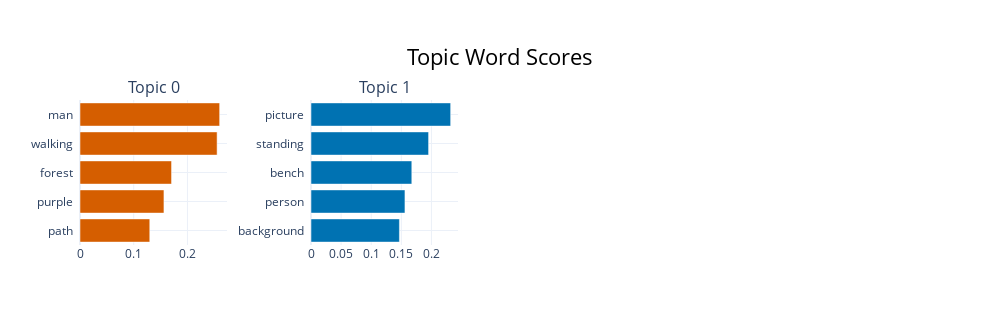

Notebook cell for this chart:
### Code cell
topic_model.visualize_barchart()

### Figure 1 — Plotly figure (JSON) as saved in the notebook; plotly's stock layout.template omitted (floating-point values rounded to 4 significant figures)
{"data": [{"marker": {"color": "#D55E00"}, "orientation": "h", "type": "bar", "x": [0.1299, 0.1562, 0.1704, 0.2552, 0.2599], "xaxis": "x", "y": ["path  ", "purple  ", "forest  ", "walking  ", "man  "], "yaxis": "y"}, {"marker": {"color": "#0072B2"}, "orientation": "h", "type": "bar", "x": [0.1468, 0.156, 0.1674, 0.1953, 0.2319], "xaxis": "x2", "y": ["background  ", "person  ", "bench  ", "standing  ", "picture  "], "yaxis": "y2"}], "layout": {"annotations": [{"font": {"size": 16}, "showarrow": false, "text": "Topic 0", "x": 0.0875, "xanchor": "center", "xref": "paper", "y": 1, "yanchor": "bottom", "yref": "paper"}, {"font": {"size": 16}, "showarrow": false, "text": "Topic 1", "x": 0.3625, "xanchor": "center", "xref": "paper", "y": 1, "yanchor": "bottom", "yref": "paper"}], "height": 325, "hoverlabel": {"bgcolor": "white", "font": {"family": "Rockwell", "size": 16}}, "showlegend": false, "title": {"font": {"color": "Black", "size": 22}, "text": "Topic Word Scores", "x": 0.5, "xanchor": "center", "yanchor": "top"}, "width": 1000, "xaxis": {"anchor": "y", "autorange": true, "domain": [0, 0.175], "range": [0, 0.2736], "showgrid": true, "type": "linear"}, "xaxis2": {"anchor": "y2", "autorange": true, "domain": [0.275, 0.45], "range": [0, 0.2441], "showgrid": true, "type": "linear"}, "xaxis3": {"anchor": "y3", "domain": [0.55, 0.725], "showgrid": true}, "xaxis4": {"anchor": "y4", "domain": [0.825, 1], "showgrid": true}, "yaxis": {"anchor": "x", "autorange": true, "domain": [0, 1], "range": [-0.5, 4.5], "showgrid": true, "type": "category"}, "yaxis2": {"anchor": "x2", "autorange": true, "domain": [0, 1], "range": [-0.5, 4.5], "showgrid": true, "type": "category"}, "yaxis3": {"anchor": "x3", "domain": [0, 1], "showgrid": true}, "yaxis4": {"anchor": "x4", "domain": [0, 1], "showgrid": true}}}
